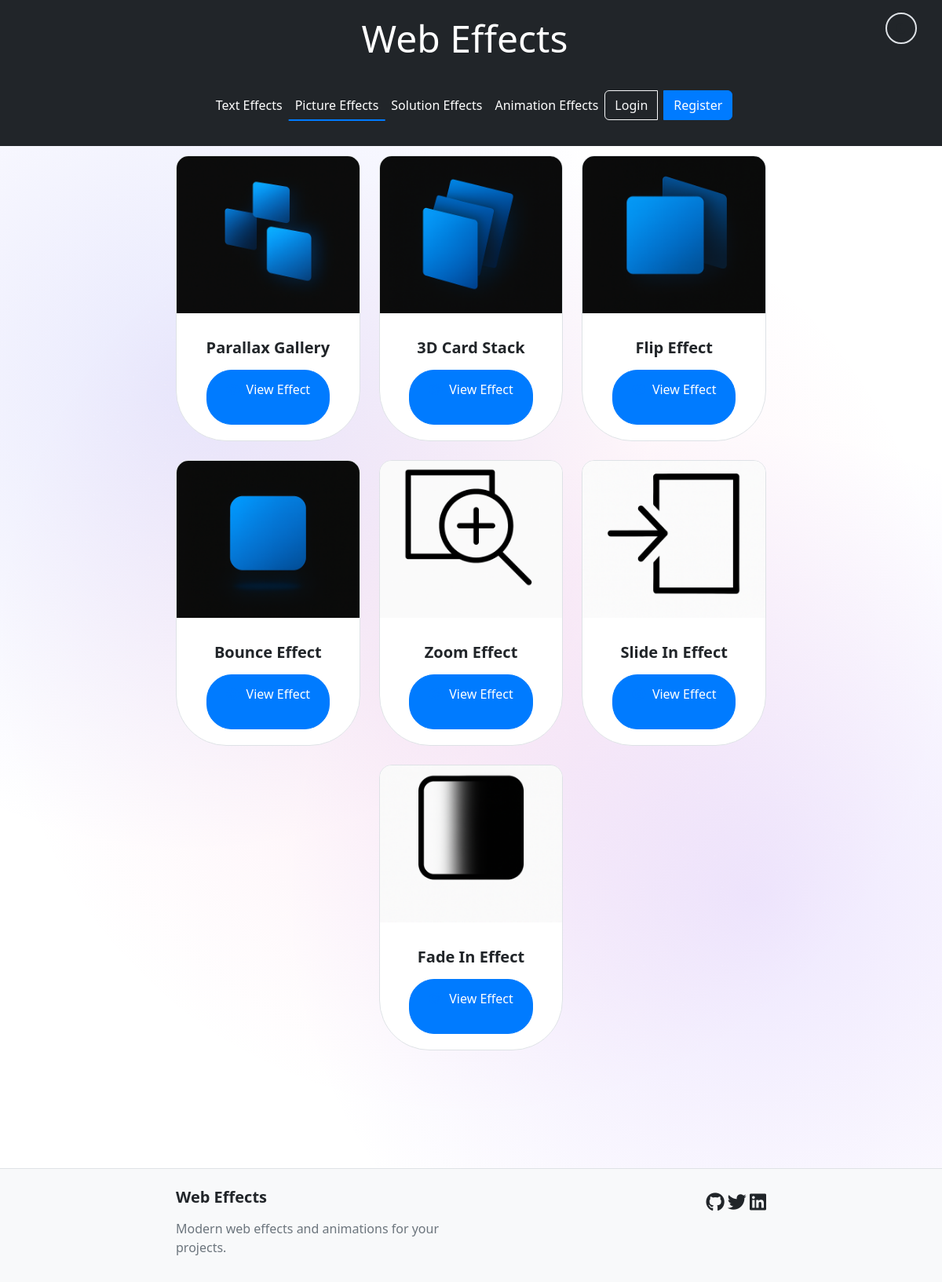
Page /effects/picture on the committed database.
### tables this page shows
CREATE TABLE "effects" (
	"id"	INTEGER,
	"name"	TEXT NOT NULL,
	"preview_image"	TEXT NOT NULL,
	"code"	TEXT NOT NULL,
	"effect_type"	TEXT NOT NULL,
	"user_id"	INTEGER,
	"created_at"	TIMESTAMP DEFAULT CURRENT_TIMESTAMP,
	"updated_at"	TIMESTAMP,
	"is_public"	BOOLEAN DEFAULT 1,
	PRIMARY KEY("id" AUTOINCREMENT),
	FOREIGN KEY("user_id") REFERENCES "users"("id")
);

### app.py (the view)
@app.route('/effects/<effect_type>')
@handle_errors
def effects(effect_type):
    db_effect_type = validate_effect_type(effect_type)
    db = get_db()
    cursor = db.cursor()
    cursor.execute("SELECT name, preview_image, code FROM effects WHERE effect_type = ? AND is_public = 1", (db_effect_type,))
    effects = cursor.fetchall()
    items = []
    for row in effects:
        if row[0] and row[1]:  # Check if both name and image are not None
            items.append({
                "description": row[0],
                "image": 'Data_pic/previews/' + row[1],
                "code": row[2] if row[2] else None
            })
    return render_template('effects.html', items=items, effect_type=effect_type)

### app.py (called while the page is built)
def validate_effect_type(effect_type):
    db_effect_type = EFFECT_TYPE_MAP.get(effect_type)
    if not db_effect_type:
        raise ValueError(f"Invalid effect type. Must be one of: {', '.join(EFFECT_TYPE_MAP.keys())}")
    return db_effect_type

def handle_errors(f):
    @wraps(f)
    def decorated_function(*args, **kwargs):
        try:
            return f(*args, **kwargs)
        except ValueError as e:
            app.logger.error(f"Invalid value: {str(e)}")
            return render_template('error.html', error=str(e)), 400
        except sqlite3.Error as e:
            app.logger.error(f"Database error: {str(e)}")
            return render_template('error.html', error="Database error"), 500
        except Exception as e:
            app.logger.error(f"Unexpected error: {str(e)}")
            return render_template('error.html', error="An unexpected error occurred"), 500
    return decorated_function

def get_db():
    db = getattr(g, '_database', None)
    if db is None:
        db = g._database = sqlite3.connect(app.config['DATABASE'])
        db.row_factory = sqlite3.Row
    return db

@app.teardown_appcontext
def close_connection(exception):
    db = getattr(g, '_database', None)
    if db is not None:
        db.close()

### templates/effects.html (shortened to what this page needs)
{% extends "base.htm" %}
{% block content %}
<div class="row g-4">
    {% for item in items %}
    <div class="col-md-6 col-lg-4" data-aos="fade-up" data-aos-delay="{{ loop.index * 100 }}">
        <div class="effect-card card h-100">
            <img src="{{ url_for('static', filename=item.image) }}" class="card-img-top" alt="{{ item.description }}">
            <div class="card-body text-center">
                <h5 class="card-title">{{ item.description }}</h5>
                <button class="btn btn-primary view-effect-btn"
                        data-type="{{ effect_type }}"
                        data-index="{{ loop.index0 }}">
                    <i class="fas fa-eye me-2"></i>View Effect
                </button>
            </div>
        </div>
    </div>
    {% endfor %}
</div>
{% endblock %}

### static/styles/style_Index.css (style rules this page uses)
:root { --primary-color: #007bff; --secondary-color: #6c757d; --accent-color: #ec4899; --background-color: #ffffff; --text-color: #212529; --button-hover-color: #4f46e5; --card-bg: #ffffff; --header-bg: #f8f9fa; --footer-bg: #f8f9fa; --border-color: #dee2e6; --transition-speed: 0.3s; }
* { margin: 0; padding: 0; box-sizing: border-box; }
html, body { height: 100%; }
body { font-family: "Segoe UI", Tahoma, Geneva, Verdana, sans-serif; background-color: var(--background-color); color: var(--text-color); min-height: 100vh; display: flex; flex-direction: column; position: relative; overflow-x: hidden; transition: background-color 0.3s, color 0.3s; }
body::before { content: ""; position: absolute; top: 0; left: 0; width: 100%; height: 100%; background: radial-gradient(circle at 20% 30%, rgba(99, 102, 241, 0.15) 0%, transparent 40%), radial-gradient(circle at 80% 70%, rgba(139, 92, 246, 0.15) 0%, transparent 40%), radial-gradient(circle at 50% 50%, rgba(236, 72, 153, 0.1) 0%, transparent 60%); z-index: -1; animation: backgroundPulse 15s ease-in-out infinite alternate; }
body::after { content: ""; position: fixed; top: 0; left: 0; width: 100%; height: 100%; background-image: radial-gradient(circle at 90% 10%, rgba(255, 255, 255, 0.1) 1px, transparent 1px), radial-gradient(circle at 10% 90%, rgba(255, 255, 255, 0.1) 1px, transparent 1px), radial-gradient(circle at 50% 50%, rgba(255, 255, 255, 0.1) 1px, transparent 1px), radial-gradient(circle at 20% 30%, rgba(255, 255, 255, 0.1) 1px, transparent 1px), radial-gradient(circle at 70% 80%, rgba(255, 255, 255, 0.1) 1px, transparent 1px); background-size: 100px 100px; z-index: -1; animation: particleFloat 20s linear infinite; }
.row { display: flex; justify-content: center; }
.effect-card { background-color: var(--card-bg); border: 1px solid var(--border-color); border-top-left-radius: 1rem; border-top-right-radius: 1rem; border-bottom-left-radius: 4rem; border-bottom-right-radius: 4rem; transition: all 0.3s cubic-bezier(0.4, 0, 0.2, 1); height: 100% !important; width: 100%; overflow: hidden; }
.effect-card .card-body { padding: 2rem 0rem 0rem 0rem; text-align: center; overflow: visible!important; }
.effect-card i { color: var(--primary-color); margin-bottom: 1.5rem; transition: transform 0.3s ease; }
.effect-card .card-title { font-size: 1.25rem; font-weight: 600; margin-bottom: 1rem; color: var(--text-color); }
.effect-card .btn { padding: 0.75rem 1.5rem; border-radius: 2rem; font-weight: 500; transition: all 0.3s ease; }
.card-img-top { height: 200px; object-fit: cover; }
.card-body { padding: 1.25rem; }
.card-title { color: var(--text-color); margin-bottom: 1rem; }
.btn-primary { background-color: var(--primary-color); border-color: var(--primary-color); transition: all 0.3s; }
body, header, .footer, .navbar, .card, .modal-content, .btn, .form-control { transition: background-color 0.3s ease, color 0.3s ease, border-color 0.3s ease, box-shadow 0.3s ease; }
[data-aos] { opacity: 0; transition-property: transform, opacity; }
[data-aos].aos-animate { opacity: 1; }
[data-aos="fade-up"] { transform: translateY(20px); }
[data-aos="fade-up"].aos-animate { transform: translateY(0); }
.effect-card { transition: all 0.3s cubic-bezier(0.4, 0, 0.2, 1); }
.btn { position: relative; overflow: hidden; transition: all 0.3s ease; }
.btn::after { content: ''; position: absolute; top: 50%; left: 50%; width: 0; height: 0; background: rgba(255, 255, 255, 0.2); border-radius: 50%; transform: translate(-50%, -50%); transition: width 0.6s ease, height 0.6s ease; }
.effect-card { margin-bottom: 20px; }
.card-body { text-align: center; }

### rows in the picture
effects: description (picture), description "Parallax Gallery"
effects: description (picture), description "3D Card Stack"
effects: description (picture), description "Flip Effect"
effects: description (picture), description "Bounce Effect"
effects: description (picture), description "Zoom Effect"
effects: description (picture), description "Slide In Effect"
effects: description (picture), description "Fade In Effect"
